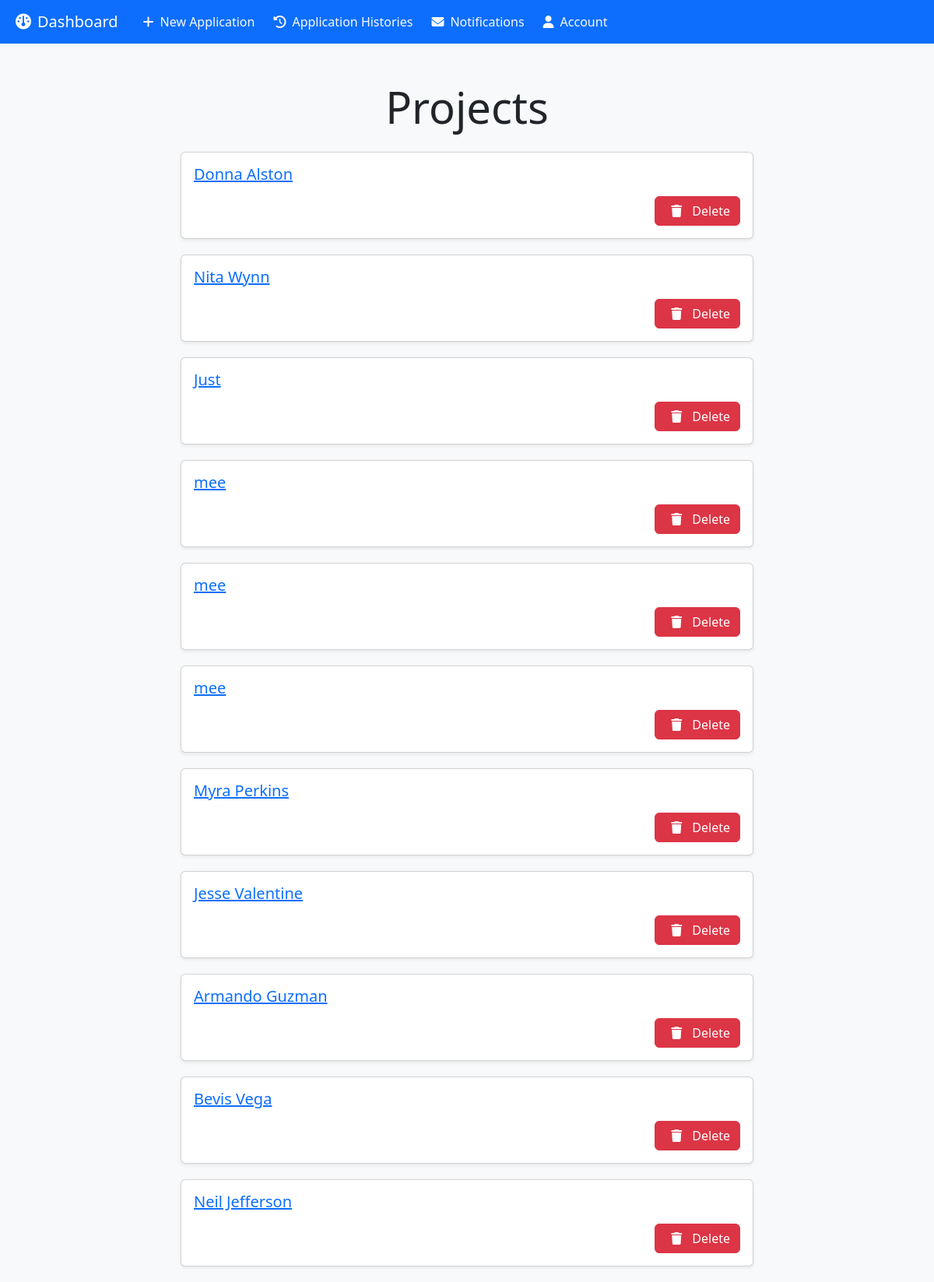
Page /projects/ (signed in) on the earlier database version.
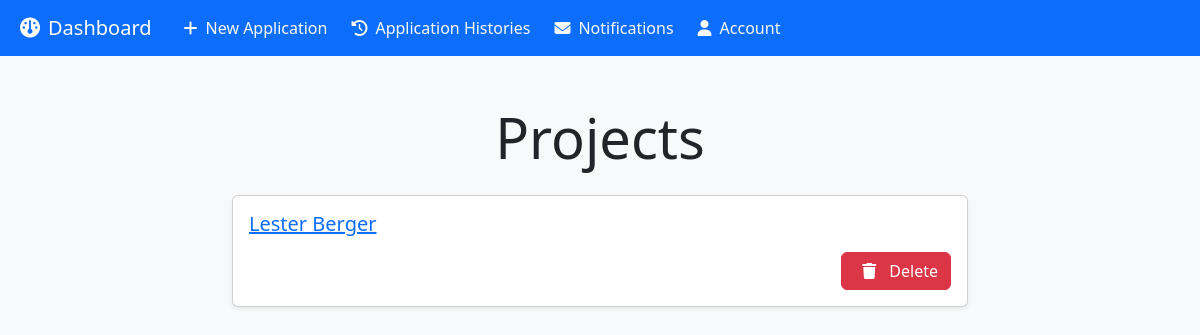
Same page on the later database version.
### main/models.py (models this page shows, shortened)
class Project(models.Model):
    STATUS_CHOICES = [
        ('Pending', 'Pending'),
        ('Accepted', 'Accepted'),
        ('Declined', 'Declined'),
    ]
    user = models.ForeignKey(User, on_delete=models.CASCADE)
    name_of_the_project = models.CharField(max_length=100)
    project_type = models.CharField(max_length=100)
    tender_number = models.CharField(max_length=100)
    name_of_the_contractor = models.ForeignKey(Contractor, on_delete=models.SET_NULL, null=True, related_name='contractors')
    handling_officer = models.ForeignKey(User, on_delete=models.SET_NULL, null=True, related_name='projects')
    created_at = models.DateTimeField(auto_now_add=True)
    status = models.CharField(max_length=10, choices=STATUS_CHOICES, default='Pending')
    is_finished = models.BooleanField(default=False)

### main/views.py (the view)
# urls.py: path('projects/', views.project_list, name='project_list'),
@login_required
def project_list(request):
    user = request.user
    projects = Project.objects.all().order_by('-created_at')
    return render(request, 'project_list.html', {
        'projects': projects,
        'userprofile': user.userprofile
    })

### main/context_processors.py (called while the page is built)
def notification_count(request):
    if request.user.is_authenticated:
        user = request.user
        if user.is_superuser or (hasattr(user, 'userprofile') and user.userprofile.role == 'director'):
            new_notifications_count = Notification.objects.filter(is_read_by_admin=False)
        else:
            new_notifications_count = Notification.objects.filter(is_read_by_handling_officer=False, project__handling_officer=user).count()
    else:
        new_notifications_count = 0
    return {'new_notifications_count': new_notifications_count}

### main/models.py (called while the page is built)
    def __str__(self):
        return self.project.name_of_the_project

### templates/project_list.html (shortened to what this page needs)
{% extends 'base.html' %}
{% block content %}
<div class="container mt-5">
    <div class="row justify-content-center">
        <div class="col-md-8">
            <div class="text-center mb-4">
                <h1 class="display-4">Projects</h1>
            </div>
            <ul class="project-list">
            {% if projects %}
                {% for project in projects %}
                <li class="project-item">
                    <div class="card card-hover shadow-sm">
                        <div class="card-body">
                            <h5 class="card-title">
                                <a href="{% url 'project_detail' project.pk %}" class="project-link">{{ project.name_of_the_project }}</a>
                            </h5>
                            {% if request.user.userprofile.role == 'director' %}
                            <div class="d-flex justify-content-end">
                                <a href="{% url 'delete_project' project.pk %}" class="btn btn-danger btn-icon">
                                    <i class="fa-solid fa-trash mx-2"></i> Delete
                                </a>
                            </div>
                            {% endif %}
                        </div>
                    </div>
                </li>
                {% endfor %}
            {% endif%}
            </ul>
        </div>
    </div>
</div>
{% endblock %}

Differences in the rows shown:
removed Project: name_of_the_project "Donna Alston"
removed Project: name_of_the_project "Nita Wynn"
removed Project: name_of_the_project "Just"
removed Project: name_of_the_project "mee"
removed Project: name_of_the_project "mee"
removed Project: name_of_the_project "mee"
removed Project: name_of_the_project "Myra Perkins"
removed Project: name_of_the_project "Jesse Valentine"
removed Project: name_of_the_project "Armando Guzman"
removed Project: name_of_the_project "Bevis Vega"
removed Project: name_of_the_project "Neil Jefferson"
added Project: name_of_the_project "Lester Berger"
